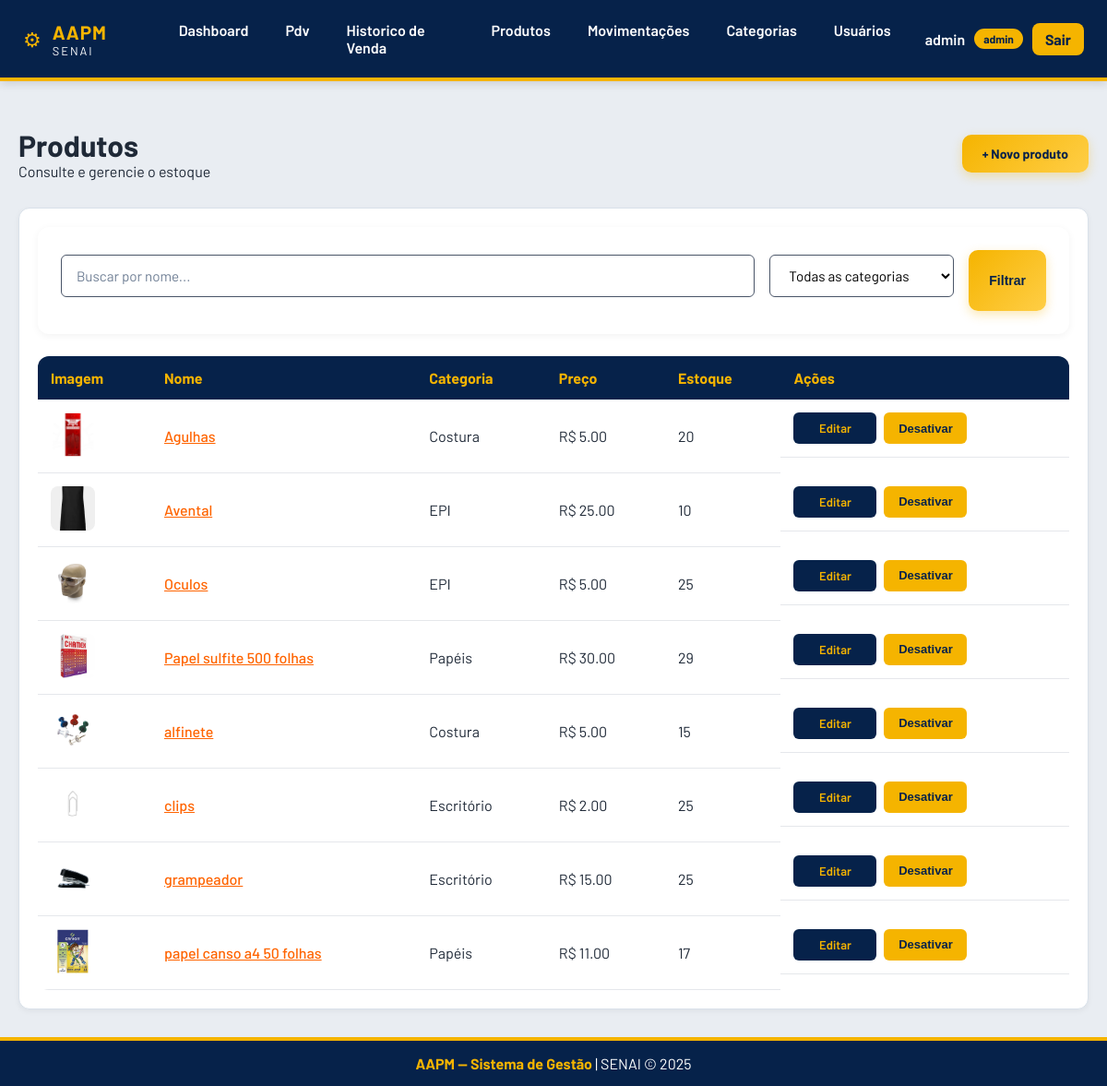
The page /produtos/ (signed in) on the database its author committed.
### app/models/produto.py (models this page shows, shortened)
class Produto(Base):
    __tablename__ = "produtos"
    id = Column(Integer, primary_key=True, autoincrement=True, index=True)
    nome = Column(String (150), nullable=False, index=True)
    preco = Column(Float, nullable=False, default=0.0)
    estoque_atual = Column (Integer, nullable=False, default=0)
    ativo = Column (Boolean, default=True)
    imagem_path = Column(String(255), nullable=True)
    categoria_id = Column (Integer, ForeignKey("categorias.id", ondelete="SET NULL"), nullable=True)
    categoria = relationship("Categoria", back_populates="produtos")

### app/models/categoria.py (models this page shows)
class Categoria(Base):
    __tablename__ = "categorias"
    id = Column(Integer, primary_key=True,autoincrement=True, index=True)
    nome = Column(String(100), nullable=False, unique=True)
    ativo = Column(Boolean, default=True)
    produtos = relationship("Produto", back_populates="categoria", lazy="select")

### app/controllers/produto_controller.py (the view)
@router.get("/")
def listar_produtos(
    request: Request,
    busca: str = "",
    categoria_id: int = 0,       # 0 = todas as categorias
    db: Session = Depends(get_db),
    usuario = Depends(get_usuario_logado)
):
    query = db.query(Produto).filter(Produto.ativo == True)
    if busca:
        query = query.filter(Produto.nome.ilike(f"%{busca}%"))
    if categoria_id:
        query = query.filter(Produto.categoria_id == categoria_id)
    produtos    = query.order_by(Produto.nome).all()
    categorias  = db.query(Categoria).filter(Categoria.ativo == True).all()
    return templates.TemplateResponse(
        request,
        "produtos/index.html",
        {
            "request":      request,
            "usuario":      usuario,
            "produtos":     produtos,
            "categorias":   categorias,
            "busca":        busca,
            "categoria_id": categoria_id,
        }
    )

### app/templates/produtos/index.html (shortened to what this page needs)
{% extends "base.html" %}
{% block conteudo %}
<div class="page-header">
  <div>
    <h1 class="page-title">Produtos</h1>
    <p class="page-subtitle">Consulte e gerencie o estoque</p>
  </div>
  {% if usuario.role == 'admin' %}
    <a href="/produtos/novo" class="btn-primary">+ Novo produto</a>
  {% endif %}
</div>
<div class="card">
  <form method="get" action="/produtos" style="display:flex;gap:1rem;margin-bottom:1.5rem;flex-wrap:wrap">
    <input type="text" name="busca" class="form-input" placeholder="Buscar por nome..." value="{{ busca }}" style="flex:1;min-width:200px">
    <select name="categoria_id" class="form-input form-select" style="width:200px">
      <option value="0">Todas as categorias</option>
    </select>
    <button type="submit" class="btn-primary">Filtrar</button>
  </form>
  <div class="table-wrapper">
    <table class="table">
      <thead>
        <tr>
          <th>Imagem</th>
          <th>Nome</th>
          <th>Categoria</th>
          <th>Preço</th>
          <th>Estoque</th>
          <th>Ações</th>
        </tr>
      </thead>
      <tbody>
        {% for p in produtos %}
        <tr>
          <td><img src="{{ url_for('static', path=p.imagem_path) }}" alt="{{ p.nome }}" width="48" height="48" style="object-fit:cover;border-radius:8px"></td>
          <td><a href="/produtos/{{ p.id }}" style="color:#ff6400;font-weight:500">{{ p.nome }}</a></td>
          <td>{{ p.categoria.nome if p.categoria else "—" }}</td>
          <td>R$ {{ "%.2f"|format(p.preco) }}</td>
          <td>{{ p.estoque_atual }}</td>
          <td class="td-actions">
            {% if usuario.role == 'admin' %}
              <a href="/produtos/{{ p.id }}/editar" class="btn-table">Editar</a>
              <form action="/produtos/{{ p.id }}/desativar" method="post" style="display:inline" onsubmit="return confirm('Desativar {{ p.nome }}?')">
                <button type="submit" class="btn-table btn-table--warn">Desativar</button>
              </form>
            {% endif %}
          </td>
        </tr>
        {% endfor %}
      </tbody>
    </table>
  </div>
</div>
{% endblock %}

### app/static/css/base.css (style rules this page uses)
* { margin:0; padding:0; box-sizing:border-box; }
body { font-family:'Barlow', sans-serif; background:#e9edf2; color:#1f2937; min-height:100vh; display:flex; flex-direction:column; }
.card { background:white; border-radius:12px; padding:20px; border:1px solid #d9e1ea; box-shadow:0 2px 6px rgba(0,0,0,.05); }
table { width:100%; border-collapse:collapse; background:white; border-radius:12px; overflow:hidden; }
thead { background:#06224a; color:#f5b400; }
th { padding:14px; text-align:left; }
td { padding:14px; border-bottom:1px solid #e5e7eb; }
.btn-primary { display:inline-flex; align-items:center; justify-content:center; padding:12px 22px; background:linear-gradient(135deg,#f5b400,#ffce46); color:#06224a; border:none; border-radius:10px; font-size:14px; font-weight:700; text-decoration:none; box-shadow:0 4px 12px rgba(245,180,0,.30); transition:all .25s ease; }
form { background:white; padding:25px; border-radius:12px; box-shadow:0 2px 8px rgba(0,0,0,.05); }
input, select, textarea { width:100%; padding:12px; border:1px solid #d1d5db; border-radius:8px; margin-top:5px; margin-bottom:15px; font-family:'Barlow', sans-serif; }
.page-header { display:flex; justify-content:space-between; align-items:center; margin-top:20px; margin-bottom:30px; }

### app/static/css/auth.css (style rules this page uses)
.form-input { background-color: #ffffff; color: #000000; border: 1px solid #4a5568; border-radius: 6px; padding: 0.75rem 1rem; font-family: 'Barlow', sans-serif; font-size: 0.95rem; width: 100%; outline: none; transition: border-color 0.2s; }
.form-input::placeholder { color: #718096; }

### app/static/css/index-categorias.css (style rules this page uses)
.td-actions { display: flex; align-items: center; gap: 8px; white-space: nowrap; }
.td-actions form { margin: 0 !important; padding: 0 !important; background: transparent !important; box-shadow: none !important; border: none !important; display: inline-flex !important; }
.btn-table { display: inline-flex; align-items: center; justify-content: center; min-width: 90px; height: 34px; padding: 0 14px; border: 1px solid transparent; border-radius: 6px; background: #06224a; color: #f5b400 !important; text-decoration: none; font-size: 13px; font-weight: 600; cursor: pointer; transition: background-color 0.2s ease, transform 0.1s ease; }
.btn-table--warn { background: #f5b400 !important; color: #06224a !important; border: 1px solid rgba(245, 180, 0, 0.4) !important; }

### rows shown on the page
Produto: imagem_path (picture), nome "Agulhas", categoria "Costura", preco "5.00", estoque_atual "20"
Produto: imagem_path (picture), nome "Avental", categoria "EPI", preco "25.00", estoque_atual "10"
Produto: imagem_path (picture), nome "Oculos", categoria "EPI", preco "5.00", estoque_atual "25"
Produto: imagem_path (picture), nome "Papel sulfite 500 folhas", categoria "Papéis", preco "30.00", estoque_atual "29"
Produto: imagem_path (picture), nome "alfinete", categoria "Costura", preco "5.00", estoque_atual "15"
Produto: imagem_path (picture), nome "clips", categoria "Escritório", preco "2.00", estoque_atual "25"
Produto: imagem_path (picture), nome "grampeador", categoria "Escritório", preco "15.00", estoque_atual "25"
Produto: imagem_path (picture), nome "papel canso a4 50 folhas", categoria "Papéis", preco "11.00", estoque_atual "17"

### other values the page prints
{{ usuario.nome }} "admin"
{{ usuario.role }} "admin"
